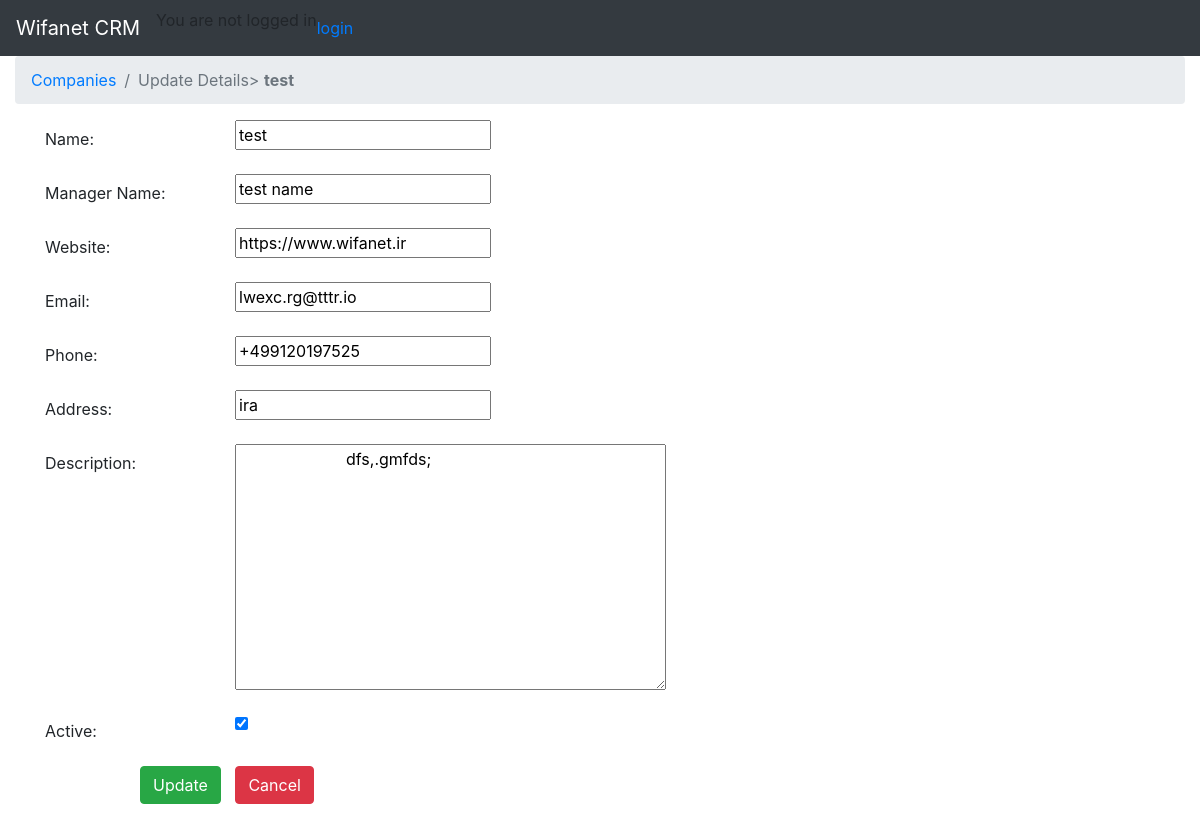
The app's page /companies/edit/3, older data.
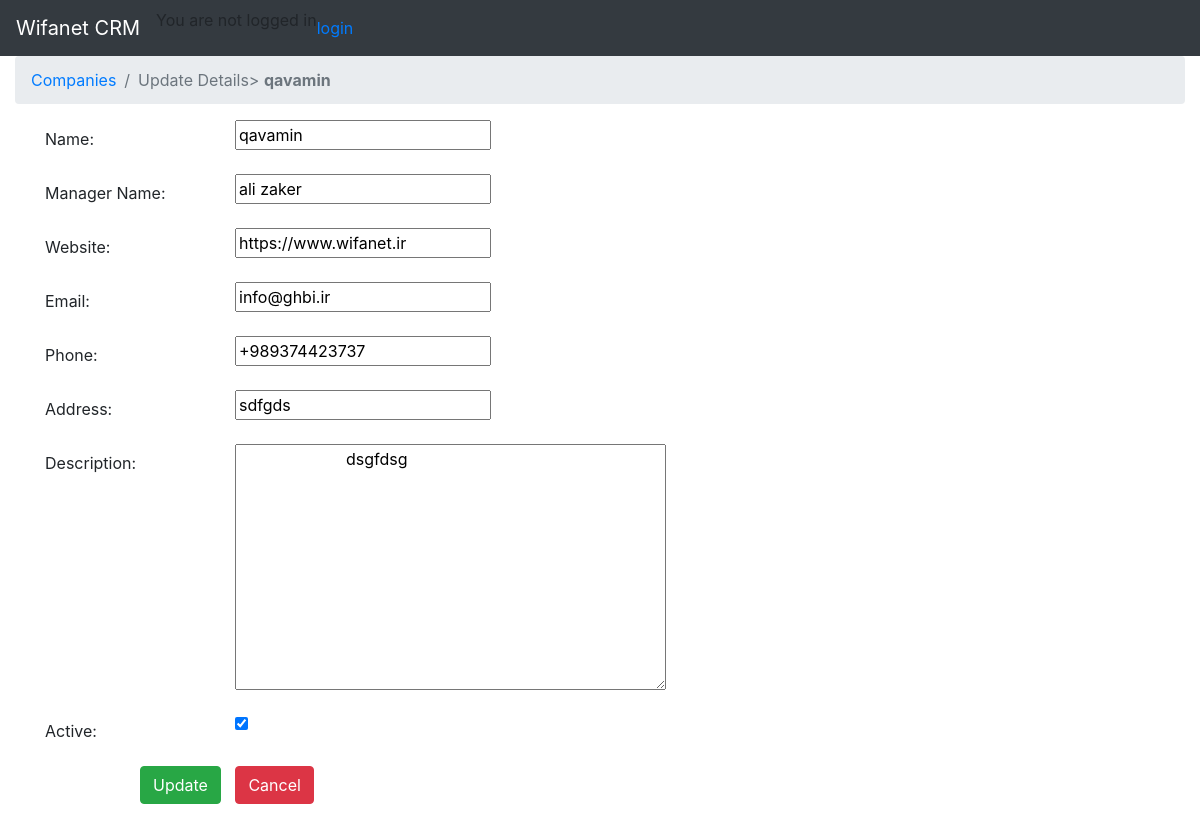
The same page, newer data.
### companies/models.py (models this page shows, shortened)
class Company(models.Model):
    name = models.CharField(_("Company name"), max_length=255)
    manager_name = models.CharField(_("Company manager name"), null=True, max_length=255)
    website = models.URLField(null=True)
    email = models.EmailField(null=True)
    phone = PhoneNumberField(null=True)
    address = models.CharField(max_length=255, null=True)
    description = models.TextField(blank=True, null=True)
    created_by = models.ForeignKey(User, related_name='company_created_by', on_delete=models.SET_NULL, null=True)
    createdon = models.DateTimeField(_("Created on"), auto_now_add=True)
    is_active = models.BooleanField(default=True)
    deleted = models.BooleanField(null=True, default=False)
    uuid = ShortUUIDField(null=True, unique=True)
    objects = CompanyManager()
    class Meta:
        ordering = ['-createdon']

### companies/views.py (the view)
# urls.py: path(r'edit/<int:id>', edit, name='edit'),
def edit(request, id):
    companies = Company.objects.get(id=id)
    return render(request, 'companies/edit.html', {'company': companies})

### companies/models.py (called while the page is built)
    def get_queryset(self):
        return CompanyQuerySet(self.model, using=self._db)

### companies/templates/companies/edit.html (shortened to what this page needs)
{% extends 'base.html' %}
{% block page_title %}
    <ol class="breadcrumb">
        <li class="breadcrumb-item"><a href="{% url 'companies:list' %}">Companies</a></li>
        <li class="breadcrumb-item active">Update Details> <span class="alert-link">{{ company.name }}</span>
        </li>
    </ol>
{% endblock %}
{% block content %}
    <form method="POST" class="post-form" action="{% url 'companies:update' id=company.id %}">
        <div class="container">
            <div class="form-group row">
                <label class="col-sm-2 col-form-label">Name:</label>
                <div class="col-sm-4">
                    <input type="text" name="name" id="id_name" required maxlength="20"
                           value="{{ company.name }}"/>
                </div>
            </div>
            <div class="form-group row">
                <label class="col-sm-2 col-form-label">Manager Name:</label>
                <div class="col-sm-4">
                    <input type="text" name="manager_name" id="id_manager_name" required maxlength="100"
                           value="{{ company.manager_name }}"/>
                </div>
            </div>
            <div class="form-group row">
                <label class="col-sm-2 col-form-label">Website:</label>
                <div class="col-sm-4">
                    <input type="url" name="website" id="id_website" required maxlength="254"
                           value="{{ company.website }}"/>
                </div>
            </div>
            <div class="form-group row">
                <label class="col-sm-2 col-form-label">Email:</label>
                <div class="col-sm-4">
                    <input type="email" name="email" id="id_email" required maxlength="254"
                           value="{{ company.email }}"/>
                </div>
            </div>
            <div class="form-group row">
                <label class="col-sm-2 col-form-label">Phone:</label>
                <div class="col-sm-4">
                    <input type="text" name="phone" id="id_phone" required maxlength="15"
                           value="{{ company.phone }}"/>
                </div>
            </div>
            <div class="form-group row">
                <label class="col-sm-2 col-form-label">Address:</label>
                <div class="col-sm-4">
                    <input type="text" name="address" id="id_address" required maxlength="15"
                           value="{{ company.address }}"/>
                </div>
            </div>
            <div class="form-group row">
                <label class="col-sm-2 col-form-label">Description:</label>
                <div class="col-sm-4">
                    <textarea name="description" cols="40" rows="10" id="id_description">
                        {{ company.description }}
                    </textarea>
                </div>
            </div>
            <div class="form-group row">
                <label class="col-sm-2 col-form-label">Active:</label>
                <div class="col-sm-4">
                    <input type="checkbox" name="is_active" id="id_is_active" required
                           checked="{{ company.is_active }}"/>
                </div>
            </div>
            <div class="form-group row">
                <label class="col-sm-1 col-form-label"></label>
                <div class="col-sm-4">
                    <button type="submit" class="btn btn-success">Update</button>
                    <a href="{% url 'companies:list' %}" class="btn btn-danger"
                       style="margin-left: 10px">Cancel</a>
                </div>
            </div>
        </div>
    </form>
{% endblock %}

Row changes from the older to the newer data that the page shows:
changed Company "https://www.wifanet.ir": name "test" → "qavamin"; manager_name "test name" → "ali zaker"; email "lwexc.rg@tttr.io" → "info@ghbi.ir"; phone "+499120197525" → "+989374423737"; address "ira" → "sdfgds"; description "dfs,.gmfds;" → "dsgfdsg"
